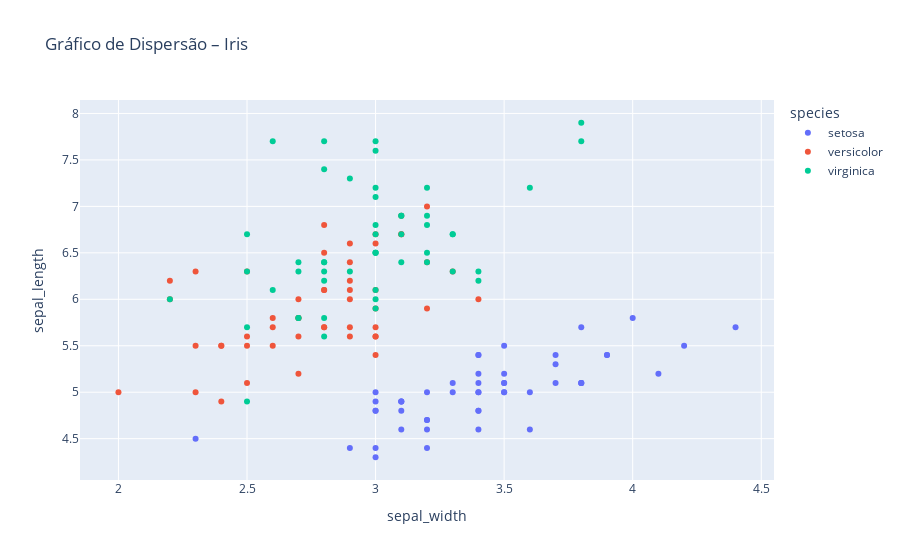

Notebook code for this chart:
### Markdown cell above
<img src="img/iris.png" />

### Code cell
fig = px.scatter(iris, x="sepal_width", y="sepal_length",
                 color="species", 
                 title="Gráfico de Dispersão – Iris")
fig.show()

### Figure 1 — Plotly figure (JSON) as saved in the notebook; plotly's stock layout.template omitted (floating-point values rounded to 4 significant figures)
{"data": [{"hovertemplate": "species=setosa<br>sepal_width=%{x}<br>sepal_length=%{y}<extra></extra>", "legendgroup": "setosa", "marker": {"color": "#636efa", "symbol": "circle"}, "mode": "markers", "name": "setosa", "orientation": "v", "showlegend": true, "type": "scatter", "x": [3.5, 3.0, 3.2, 3.1, 3.6, 3.9, 3.4, 3.4, 2.9, 3.1, 3.7, 3.4, 3.0, 3.0, 4.0, 4.4, 3.9, 3.5, 3.8, 3.8, 3.4, 3.7, 3.6, 3.3, 3.4, 3.0, 3.4, 3.5, 3.4, 3.2, 3.1, 3.4, 4.1, 4.2, 3.1, 3.2, 3.5, 3.1, 3.0, 3.4, 3.5, 2.3, 3.2, 3.5, 3.8, 3.0, 3.8, 3.2, 3.7, 3.3], "xaxis": "x", "y": [5.1, 4.9, 4.7, 4.6, 5.0, 5.4, 4.6, 5.0, 4.4, 4.9, 5.4, 4.8, 4.8, 4.3, 5.8, 5.7, 5.4, 5.1, 5.7, 5.1, 5.4, 5.1, 4.6, 5.1, 4.8, 5.0, 5.0, 5.2, 5.2, 4.7, 4.8, 5.4, 5.2, 5.5, 4.9, 5.0, 5.5, 4.9, 4.4, 5.1, 5.0, 4.5, 4.4, 5.0, 5.1, 4.8, 5.1, 4.6, 5.3, 5.0], "yaxis": "y"}, {"hovertemplate": "species=versicolor<br>sepal_width=%{x}<br>sepal_length=%{y}<extra></extra>", "legendgroup": "versicolor", "marker": {"color": "#EF553B", "symbol": "circle"}, "mode": "markers", "name": "versicolor", "orientation": "v", "showlegend": true, "type": "scatter", "x": [3.2, 3.2, 3.1, 2.3, 2.8, 2.8, 3.3, 2.4, 2.9, 2.7, 2.0, 3.0, 2.2, 2.9, 2.9, 3.1, 3.0, 2.7, 2.2, 2.5, 3.2, 2.8, 2.5, 2.8, 2.9, 3.0, 2.8, 3.0, 2.9, 2.6, 2.4, 2.4, 2.7, 2.7, 3.0, 3.4, 3.1, 2.3, 3.0, 2.5, 2.6, 3.0, 2.6, 2.3, 2.7, 3.0, 2.9, 2.9, 2.5, 2.8], "xaxis": "x", "y": [7.0, 6.4, 6.9, 5.5, 6.5, 5.7, 6.3, 4.9, 6.6, 5.2, 5.0, 5.9, 6.0, 6.1, 5.6, 6.7, 5.6, 5.8, 6.2, 5.6, 5.9, 6.1, 6.3, 6.1, 6.4, 6.6, 6.8, 6.7, 6.0, 5.7, 5.5, 5.5, 5.8, 6.0, 5.4, 6.0, 6.7, 6.3, 5.6, 5.5, 5.5, 6.1, 5.8, 5.0, 5.6, 5.7, 5.7, 6.2, 5.1, 5.7], "yaxis": "y"}, {"hovertemplate": "species=virginica<br>sepal_width=%{x}<br>sepal_length=%{y}<extra></extra>", "legendgroup": "virginica", "marker": {"color": "#00cc96", "symbol": "circle"}, "mode": "markers", "name": "virginica", "orientation": "v", "showlegend": true, "type": "scatter", "x": [3.3, 2.7, 3.0, 2.9, 3.0, 3.0, 2.5, 2.9, 2.5, 3.6, 3.2, 2.7, 3.0, 2.5, 2.8, 3.2, 3.0, 3.8, 2.6, 2.2, 3.2, 2.8, 2.8, 2.7, 3.3, 3.2, 2.8, 3.0, 2.8, 3.0, 2.8, 3.8, 2.8, 2.8, 2.6, 3.0, 3.4, 3.1, 3.0, 3.1, 3.1, 3.1, 2.7, 3.2, 3.3, 3.0, 2.5, 3.0, 3.4, 3.0], "xaxis": "x", "y": [6.3, 5.8, 7.1, 6.3, 6.5, 7.6, 4.9, 7.3, 6.7, 7.2, 6.5, 6.4, 6.8, 5.7, 5.8, 6.4, 6.5, 7.7, 7.7, 6.0, 6.9, 5.6, 7.7, 6.3, 6.7, 7.2, 6.2, 6.1, 6.4, 7.2, 7.4, 7.9, 6.4, 6.3, 6.1, 7.7, 6.3, 6.4, 6.0, 6.9, 6.7, 6.9, 5.8, 6.8, 6.7, 6.7, 6.3, 6.5, 6.2, 5.9], "yaxis": "y"}], "layout": {"legend": {"title": {"text": "species"}, "tracegroupgap": 0}, "title": {"text": "Gráfico de Dispersão – Iris"}, "xaxis": {"anchor": "y", "domain": [0, 1], "title": {"text": "sepal_width"}}, "yaxis": {"anchor": "x", "domain": [0, 1], "title": {"text": "sepal_length"}}}}
